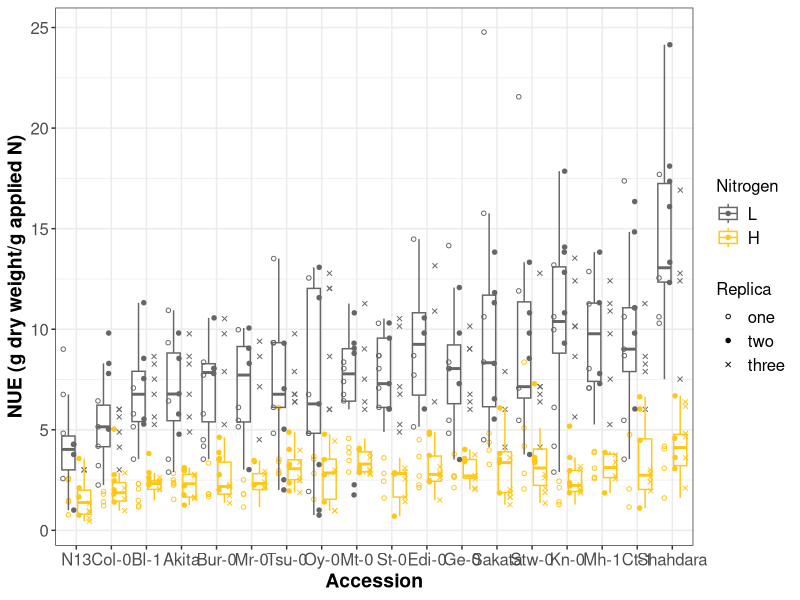

Reproduce this figure in R.
# Goal: This script plots the NUE for 18 Arabidopsis accessions
# Input: NUE measurement
# Output: dotplot
# Conclusion NA
# Author: Chia-Yi Cheng
# Last updated: 2021-01-09

# 0. Environment ----------------------------------------------------------------------------------------

rm(list = setdiff(ls(), lsf.str()))
setwd("")

library(ggplot2)

# 1. Load data ------------------------------------------------------------------------------------------
phenotype<-read.table("3reps_globalphenotype_20190829.txt",header = T)

colnames(phenotype)=c("Accession","Nitrogen","Replica","FW","DW","N%","TotalN","NUtE","E%","15N",
                      "NUE","NUpE","NUpE/DW","RNAsamples","Applied N")
str(phenotype)

Replica=factor(phenotype$Replica,levels=c("one","two","three"))
Accession=phenotype$Accession
Nitrogen=factor(phenotype$Nitrogen,levels=c("L","H"))

## Set up new order based on the mean of NUE
new_order<-with(phenotype, reorder(Accession , NUE, mean))

# 2. Plot ---------------------------------------------------------------------------------------------
NUE<-data.frame(phenotype[,c(1:3,11)])
NUE$Nitrogen <- ordered(NUE$Nitrogen,levels=c("L","H"))
NUE$Replica <- ordered(NUE$Replica,levels=c("one","two","three"))

ggplot(NUE, aes(x=new_order, y=NUE,fill=Nitrogen)) +
  geom_jitter(
    aes(shape = Replica, color = Nitrogen), 
    position = position_jitterdodge(jitter.width = 0.05, dodge.width = 0.9),
    size = 1.2
  ) +
  # Either the following or geom_boxplot
  #  stat_summary(
  #    aes(color = Nitrogen),
  #    fun.data=mean_se,  fun.args = list(mult=1), 
  #    geom = "pointrange",  size = 0.9,
  #    position = position_dodge(0.8)
  #  )+
  # not both
  geom_boxplot(aes(color=Nitrogen), fill=NA,outlier.color = NA, 
               position = position_dodge(width=0.9))+
  scale_color_manual(values =  c("grey40","#ffc815"))+ #c("#67a9cf","#ef8a62")
  scale_shape_manual(values=c(1,19,4))+
  labs(y = "NUE (g dry weight/g applied N)") + # change y axis label
  labs(x="Accession")+
  theme_bw()+
  #  theme(axis.text.x = element_text(angle = 60))+ # adjust the angle for tick label
  theme(axis.text=element_text(size=12),
        axis.title=element_text(size=14,face="bold"))+
  theme(legend.position="right")+
  theme(legend.text = element_text(size=12))+
  theme(legend.title = element_text(size=12))

# 3. Session Information -------------------------------------------------------------------------------
sessionInfo()
#R version 4.0.3 (2020-10-10)
#Platform: x86_64-w64-mingw32/x64 (64-bit)
#Running under: Windows >= 8 x64 (build 9200)
#
#Matrix products: default
#
#locale:
#[1] LC_COLLATE=English_United States.1252  LC_CTYPE=English_United States.1252   
#[3] LC_MONETARY=English_United States.1252 LC_NUMERIC=C                          
#[5] LC_TIME=English_United States.1252    
#
#attached base packages:
#[1] stats     graphics  grDevices utils     datasets  methods   base     
#
#other attached packages:
#[1] ggplot2_3.3.2
#
#loaded via a namespace (and not attached):
# [1] viridisLite_0.3.0 digest_0.6.27     withr_2.3.0       dplyr_1.0.2       crayon_1.3.4     
# [6] grid_4.0.3        R6_2.5.0          lifecycle_0.2.0   gtable_0.3.0      magrittr_1.5     
#[11] scales_1.1.1      pillar_1.4.6      rlang_0.4.8       farver_2.0.3      rstudioapi_0.11  
#[16] generics_0.1.0    vctrs_0.3.4       ellipsis_0.3.1    labeling_0.4.2    tools_4.0.3      
#[21] glue_1.4.2        purrr_0.3.4       munsell_0.5.0     compiler_4.0.3    pkgconfig_2.0.3  
#[26] colorspace_1.4-1  tidyselect_1.1.0  tibble_3.0.4     